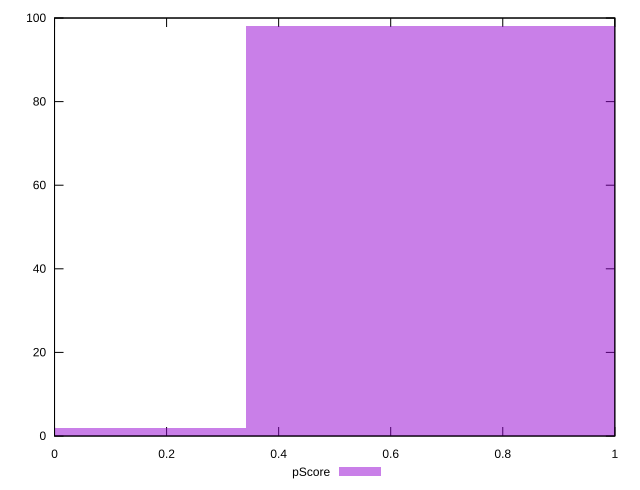

Generate this figure with gnuplot:
reset

$pScore <<EOF
0.6830914851589625 98
0 2
EOF

set key outside below
set boxwidth 0.6830914851589625
set xrange [0:1]
set yrange [0:100]
set trange [0:100]
set style fill transparent solid 0.5 noborder
set terminal svg size 640, 490 enhanced background rgb 'white'
set output "reprap/uses-rel-preload/samples/pages/pScore/histogram.svg"

plot $pScore title "pScore" with boxes

reset
